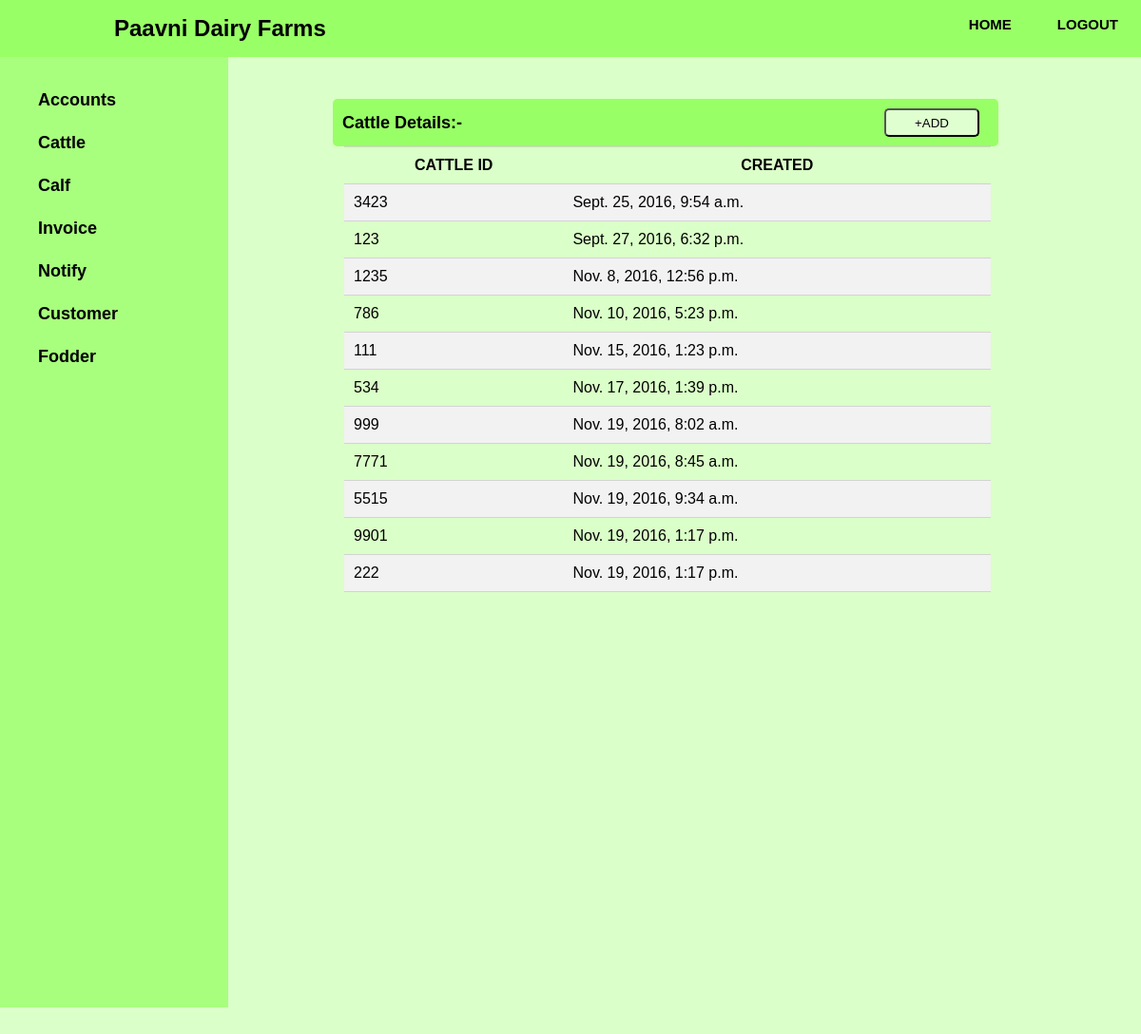
/cattlepage/cattlepage/ (signed in), run on the app's committed database.
### cattle/models.py (models this page shows, shortened)
class Cattle(models.Model):
    MALE = "Male"
    FEMALE = "Female"
    MISCARRIAGE = "Fail"
    SAFE = "safe"
    NOT_SAFE = "Not Safe"
    cattle_Id = models.CharField(max_length=15, primary_key=True)
    name = models.CharField(max_length=30, null=False, default='NULL')
    Breed = models.CharField(max_length=30, null=True)
    date_of_birth = models.DateField(null=True, default=date.today)
    age = models.IntegerField(default=0)
    weight = models.DecimalField(max_digits=5, decimal_places=2, default=0)
    gender = (
        ('Male', 'Male'),
        ('Female', 'Female'),
    )
    sex = models.CharField(max_length=8, choices=gender, default = 'U')
    pno_buyer = models.CharField(max_length=200, null=False, default='NULL')
    pno_seller = models.CharField(max_length=200, null=False, default='NULL')
    dehorning = models.CharField(max_length=4,choices=choices, default=NO)
    Insurance = models.CharField(max_length=4,choices=choices, default=NO)
    date_of_expiry_insurance = models.DateField(null=True)
    Vaccine_for_Foot_and_Mouth_disease_FMD = models.CharField(max_length = 200, null= False, default='NULL')
    Date_FMD = models.DateField(default=date.today)
    Vaccine_FMD_confirmation = models.CharField(max_length=4,choices=choices, default=NO)
    Vaccine_for_Hemorrhagic_Septicemia_HS = models.CharField(max_length = 200, null= False, default='NULL')
    Date_HS = models.DateField(default=date.today)
    Vaccine_HS_confirmation = models.CharField(max_length=4,choices=choices, default=NO)
    Vaccine_for_Black_Quarter_BQ = models.CharField(max_length = 200, null= False, default='NULL')
    Date_BQ = models.DateField(default=date.today)
    Vaccine_BQ_confirmation = models.CharField(max_length=4,choices=choices, default=NO)
    Vaccine_for_Brucella = models.CharField(max_length = 200, null= False, default='NULL')
    Date_Brucella = models.DateField(default=date.today)
    Vaccine_for_Brucella_confirmation = models.CharField(max_length=4,choices=choices, default=NO)
    Vaccine_for_Theileriosis = models.CharField(max_length = 200, null= False, default='NULL')
    Date_T = models.DateField(default=date.today)
    Vaccine_for_Theileriosis_confirmation = models.CharField(max_length=4,choices=choices, default=NO)
    Deworming_1st_quarter_date = models.DateField(default=date.today)
    Deworming_medicine_name_1 = models.CharField(max_length=200, blank= False, default='NULL')
    Deworming_1st_quarter_confirmation = models.CharField(max_length=4,choices=choices,default = NO)
    Deworming_2nd_quarter_date = models.DateField(default=date.today)
    Deworming_medicine_name_2 = models.CharField(max_length=200, blank= False, default='NULL')
    Deworming_2nd_quarter_confirmation = models.CharField(max_length=4,choices=choices,default = NO)
    Deworming_3rd_quarter_date = models.DateField(default=date.today)
    Deworming_medicine_name_3 = models.CharField(max_length=200, blank= False, default='NULL')
    Deworming_3rd_quarter_confirmation = models.CharField(max_length=4,choices=choices,default = NO)
    Deworming_4th_quarter_date = models.DateField(default=date.today)
    Deworming_medicine_name_4 = models.CharField(max_length=200, blank= False, default='NULL')
    Deworming_4th_quarter_confirmation = models.CharField(max_length=4,choices=choices,default = NO)
    Semen_details = models.CharField(max_length=100, blank= False, default='NULL')
    Confirmation_after_oneMonth = models.CharField(max_length=4,choices=choices,default = NO)
    Confirmation_after_threeMonth = models.CharField(max_length=4,choices=choices,default = NO)
    Expected_date_of_Delivery = models.DateField(default=date.today)
    Status = (
        (SAFE, "Safe"),
        (NOT_SAFE, "Not Safe"),
    )
    Delivery_status = models.CharField(max_length=8, choices=Status, default=SAFE)
    Delivery = (
        (MALE, 'Male'),
        (FEMALE, 'Female'),
        (MISCARRIAGE, 'Miscarriage'),
    )
    Delivery_calf = models.CharField(max_length=8, choices=Delivery, default=MALE)
    updated = models.DateTimeField(auto_now = True, auto_now_add=False)
    timestamp = models.DateTimeField(auto_now = False, auto_now_add = True)

### cattle/views.py (the view)
# urls.py: url(r'^cattlepage/', cattle_views.cattlepage, name='cattlepage'),
def cattlepage(request):
	all_cattle = Cattle.objects.all()
	context = {
		'all_cattle' : all_cattle,
	}
	return render(request,'cattlepage.html', context)

### templates/cattlepage.html (shortened to what this page needs)
{% load static %}
{% if request.user.is_authenticated %}
<head>
    <link type="text/css" href="{%static 'fonts/css/font-awesome.css" rel="stylesheet">
	<link type="text/css" href="{% static 'css/cattle.css' %}" rel="stylesheet">
    <link rel="stylesheet" href="path/to/font-awesome/css/font-awesome.min.css">
</head>
<header>
 <div class="container" >
 <div class="logo">
      <h1><a  href="{% url 'home' %}">Paavni Dairy Farms</a>  </h1>
      </div>
 <nav>
  <ul>
   <li><a href="{% url 'auth_logout' %}">LOGOUT</a></li>
   <li ><a href="{% url 'home' %}">HOME</a></li>
  </ul>
 </nav>
</div>
</header>
<main>
<section class="side-bar">
      <ul>
       {%if request.user.is_superuser %}
        <li><a href='{% url 'admin:index' %}'><h2>Accounts</h2></a></li>
        {% endif %}
       <li><a href='{% url 'cattlepage' %}'><h2>Cattle</h2></a></li>
        <li><a href='{% url 'calfpage' %}'><h2>Calf</h2></a></li>
        <li><a href='{% url 'invoicepage' %}'><h2>Invoice</h2></a></li>
        <li><a href='{% url 'notifypage' %}'><h2>Notify</h2></a></li>
        <li><a href='{% url 'custpage' %}'><h2>Customer</h2></a></li>
        <li><a href='#'><h2>Fodder</h2></a></li>
      </ul>
 </section>
<section class="section1" style="height: auto;  padding: 30px 150px;">
<br>
<div class="container">
<article>
<div class="head">
<h2>Cattle Details:- </h2>
</div>
</article>
<div class="add">
	<button onclick="window.location.href='{% url 'admin:index' %}'">
		+ADD
	</button>
</div>
</div>
  <div class="cattle">
  <table>
  <tr>
  <th>CATTLE ID</th>
  <th>CREATED</th>
  </tr>
{%  for ctl in all_cattle %}
   <td>
	 <a href='/cattlepage/{{ctl.cattle_Id}}/'>{{ctl.cattle_Id}}</a>
  </td>
  <td>{{ctl.timestamp}}</td>
	{% endfor %}
</table>
</div>
</section>
</main>
{% endif%}

### static_pro/our_static/css/cattle.css (style rules this page uses)
header { height: auto; overflow: hidden; background: #99FF66; color: #ffffff; }
.container { margin: auto; height: auto; overflow: hidden; background: #99FF66; border-radius: 5px; }
nav ul { list-style: none; float: right; }
nav ul li { float: right; padding: 0 24px; margin: 5px 0; font-weight: bold; font-size: 15px; }
a { text-decoration: none; color:black; cursor: pointer; }
.logo { height: auto; overflow: hidden; float: left; width: 300px; margin-left: 120px; }
main { height: auto; width: 100%; }
article { height: auto; float: left; }
.head { height: auto; overflow: hidden; float: left; width: 200px; padding-left:10px; }
.add button { width: 100px; height: 30px; background: #E0FFD1; border-radius: 5px; margin-top: 10px; float: right; margin-right:20px; }
.cattle { margin-left: 2px; margin-top: -950px; width:680px; }
table { width: 100%; border-collapse: collapse; margin-bottom: 0px; margin-right: 0px; margin-left: 10px; }
table, td, th { border: 1px solid lightgrey; border-left: 0; border-right: 0; padding: 10px; }
button { cursor: pointer; }
main .container { height: 50px; margin-top:-1000px; width:700px; float:left; }
.side-bar { height: 1000px; width: 240px; background: #A8FF7D; overflow:hidden; margin-top:0px; }
.side-bar ul { list-style: none; margin: 35px 0; }
.side-bar ul li { height: 30px; text-align: left; }
.side-bar ul li a { color: black; font-size: 12px; -webkit-transition: font-size .01s linear .01s; -moz-transition: font-size .01s linear .01s; transition: font-size .01s linear .01s; }
.section1 { margin-left: 200px; }

### data on the page
Cattle: cattle_Id "3423", timestamp "Sept. 25, 2016, 9:54 a.m."
Cattle: cattle_Id "123", timestamp "Sept. 27, 2016, 6:32 p.m."
Cattle: cattle_Id "1235", timestamp "Nov. 8, 2016, 12:56 p.m."
Cattle: cattle_Id "786", timestamp "Nov. 10, 2016, 5:23 p.m."
Cattle: cattle_Id "111", timestamp "Nov. 15, 2016, 1:23 p.m."
Cattle: cattle_Id "534", timestamp "Nov. 17, 2016, 1:39 p.m."
Cattle: cattle_Id "999", timestamp "Nov. 19, 2016, 8:02 a.m."
Cattle: cattle_Id "7771", timestamp "Nov. 19, 2016, 8:45 a.m."
Cattle: cattle_Id "5515", timestamp "Nov. 19, 2016, 9:34 a.m."
Cattle: cattle_Id "9901", timestamp "Nov. 19, 2016, 1:17 p.m."
Cattle: cattle_Id "222", timestamp "Nov. 19, 2016, 1:17 p.m."
